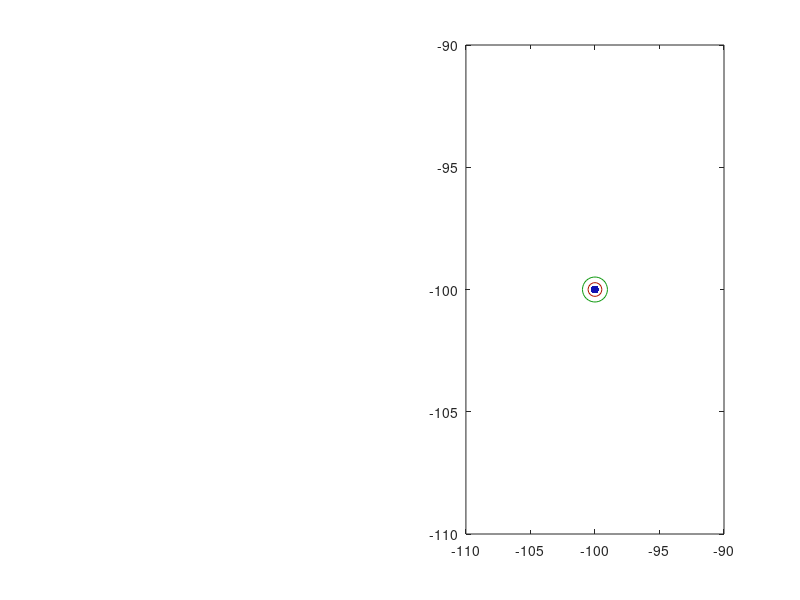

Here is the MATLAB script that generated this plot: (Note: this script raises an error after producing the figure.)
theta = (0:0.2:2*pi)';
phi = (0:0.2:2*pi)';

x = cos(theta).*sin(phi);
y = sin(theta).*sin(phi);
z = cos(phi);

sphere1 = [x y z];

sphere2 = 0.25*rand(size(sphere1)) + sphere1 + ones(size(sphere1))*0.2;
sphere2 = [1.1 1.1 1.01 ; sphere2 ; -0.0125 -0.0125 -0.102];

c = [1 0.1 0]*0.7;
d = [0.1 0.1 1]*0.7;
e = [1 1 1]*0.6;
f = [0.1 1 0.1]*0.6;

figure(1)
subplot(1,2,2)
plot(-100,-100,'o','markersize',10,'color',c)
hold on
plot(-100,-100,'.','markersize',18,'color',d)
plot(-100,-100,'-k')
plot(-100,-100,'o','markersize',18,'color',f)
%legend('first protein','second protein','matched alpha carbons','unmatched alpha carbons')

[bestMatchedDistance,bestTotalDistance,s1,s2,code] = rectangularMatching(sphere1,sphere2,100,0,0.035);

subplot(1,2,1)
title('The matching algorithm applied to two fictitious protein structures')
xlim([-0.9 0.9])
ylim([-0.9 0.9])
zlim([-1 1])

subplot(1,2,2)
xlim([-0.9 0.9])
ylim([-0.9 0.9])
zlim([-1 1])

export_fig('../../figures/exampleMatching.pdf')

figure(2)
plot3(sphere1(:,1),sphere1(:,2),sphere1(:,3),'o','markersize',10,'color',c);
hold on
plot3(sphere2(:,1),sphere2(:,2),sphere2(:,3),'.','markersize',18,'color',d);
view(19.5,14)
box on
title('Two fictitious protein structures')
legend('a figure ''8'' ','a noisy figure ''8'' with two outliers','location','northwest')
xlabel('x')
ylabel('y')
zlabel('z')

export_fig('../../figures/exampleMatchingPoints.pdf')
